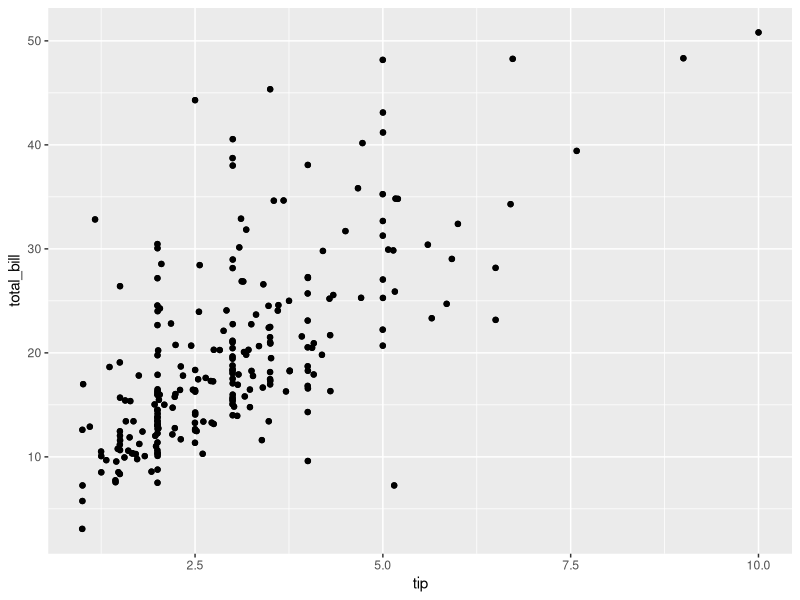
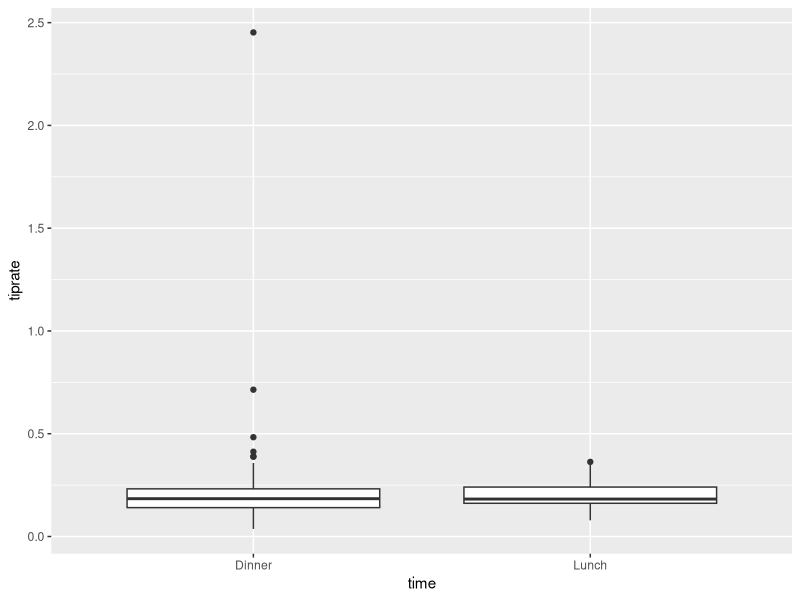
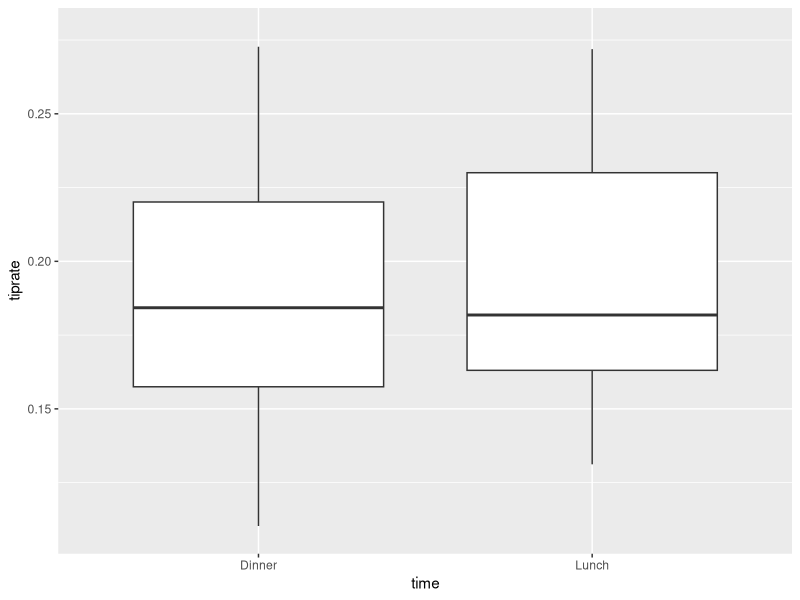
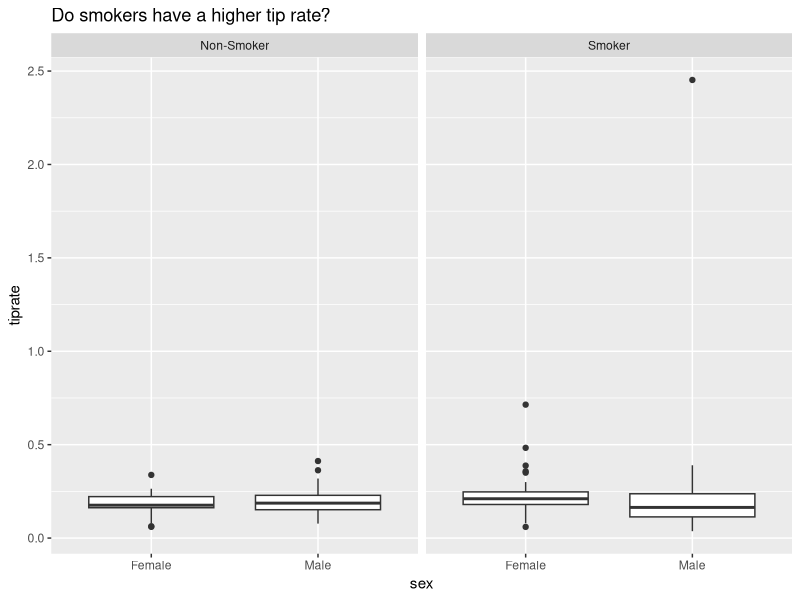
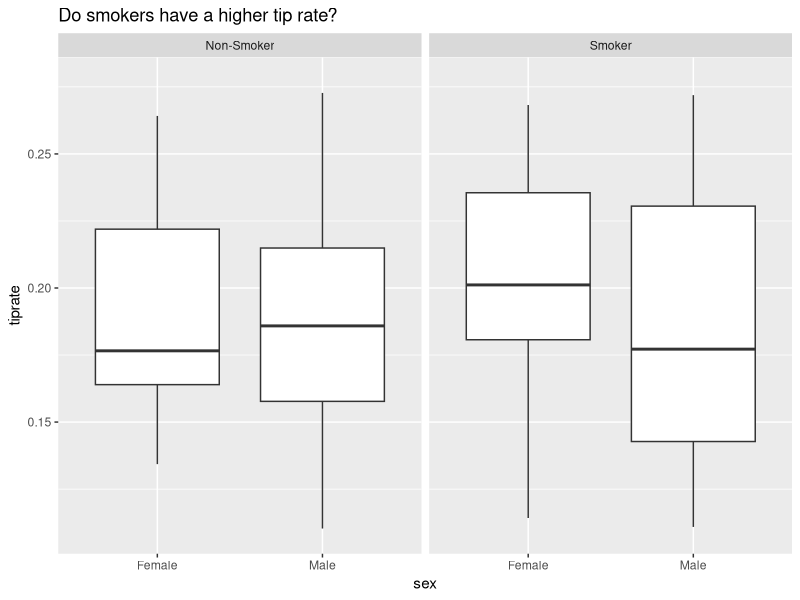
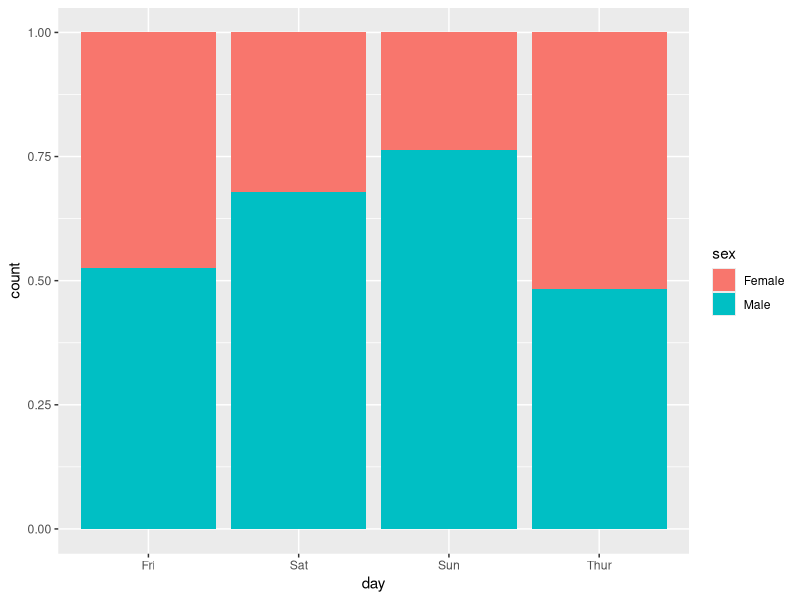

These figures' R source, in order:
## ---- chunk 1
knitr::opts_chunk$set(echo = TRUE)
## ---- chunk 2
data(tips, package="reshape2")
## ---- chunk 3
library(ggplot2)
library(tidyverse)
names(tips)
head(tips)
## ---- chunk 4
numParty <- length(tips)
print(numParty)
## ---- chunk 5
str(tips)
## ---- chunk 6
day <- factor(tips$day)
print(day)
## ---- chunk 7
female5 <- tips[tips$sex == 'Female' & tips$size == 5, ]
print(female5)
## ---- chunk 8
  ggplot(tips, aes(tip, total_bill)) + geom_point() + geom_jitter()
## ---- chunk 9
  tips$tiprate = tips$tip / (tips$total_bill - tips$tip)
  mean(tips$tiprate)
## ---- chunk 10
  tips %>%
    ggplot(aes(time, tiprate)) + geom_boxplot()
## ---- chunk 11
  tips %>%
    ggplot(aes(time, tiprate)) + geom_boxplot() + scale_y_continuous(limits = quantile(tips$tiprate, c(0.1, 0.9)))
## ---- chunk 12

  tips$smokerLabel <- ifelse(tips$smoker == "Yes", "Smoker","Non-Smoker")

  tips %>%
    ggplot(aes(sex, tiprate)) + geom_boxplot() + facet_grid(cols = vars(smokerLabel)) + ggtitle('Do smokers have a higher tip rate?')
## ---- chunk 13

  tips %>%
    ggplot(aes(sex, tiprate)) + geom_boxplot() + facet_grid(cols = vars(smokerLabel)) + ggtitle('Do smokers have a higher tip rate?') + scale_y_continuous(limits = quantile(tips$tiprate, c(0.1, 0.9)))
## ---- chunk 14
  tips %>%
    ggplot(aes(x = day, fill = sex)) + geom_bar(position = 'fill')
